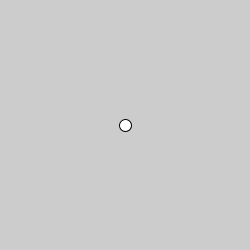
Frame 1 (no input)
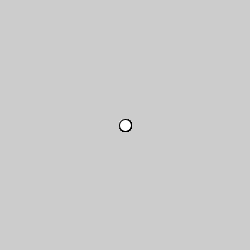
Frame 60 (the mouse pressed at the canvas centre just before this capture)
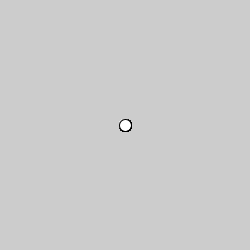
Frame 120 (the mouse held since frame 60 and released just before this capture)

The Processing sketch that drew these frames (run headless with seeded random() and noise(); from frame 60 on, the mouse is pressed at the canvas centre):

// Processing sketch: sketch_180919a
// ── sketch_180919a.pde
// global variables

void setup() {

size(250,250);
}

void draw () {
 ellipse(width/2,height/2,12,12);
}
